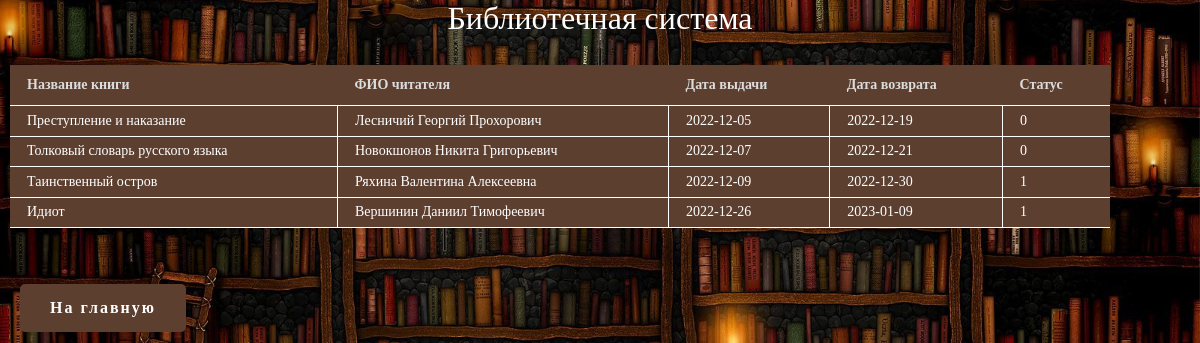
The page /allborrows.php on the database its author committed.
### tables this page shows
CREATE TABLE `borrows` (
  `borrow_id` INT NOT NULL AUTO_INCREMENT,
  `borrowdate` DATE NOT NULL,
  `returndate` DATE NOT NULL,
  `book_id` INT NOT NULL,
  `reader_id` INT NOT NULL,
  `status` BOOLEAN,
  PRIMARY KEY (`borrow_id`),
  CONSTRAINT `borrows_books_fk` FOREIGN KEY (`book_id`) REFERENCES `books` (`book_id`),
  CONSTRAINT `borrows_readers_fk` FOREIGN KEY (`reader_id`) REFERENCES `readers` (`reader_id`)
);

CREATE TABLE `books` (
  `book_id` INT NOT NULL AUTO_INCREMENT,
  `name` VARCHAR(100) NOT NULL,
  `year` INT NOT NULL,
  `pages` INT NOT NULL,
  `author_id` INT NOT NULL,
  `type_id` INT NOT NULL,
  `publisher_id` INT NOT NULL,
  `amount` INT NOT NULL,
  PRIMARY KEY (`book_id`),
  CONSTRAINT `books_authors_fk` FOREIGN KEY (`author_id`) REFERENCES `authors` (`author_id`),
  CONSTRAINT `books_types_fk` FOREIGN KEY (`type_id`) REFERENCES `types` (`type_id`),
  CONSTRAINT `books_publishers_fk` FOREIGN KEY (`publisher_id`) REFERENCES `publishers` (`publisher_id`)
);

CREATE TABLE `readers` (
  `reader_id` INT NOT NULL AUTO_INCREMENT,
  `name` VARCHAR(100),
  `phonenumber` VARCHAR(11),
  `email` VARCHAR(100),
  `dateofbirth` DATE,
  `login` VARCHAR(20) NOT NULL,
  `password` VARCHAR(20) NOT NULL,
  PRIMARY KEY (`reader_id`)
);

### allborrows.php (the view, shortened to what this page needs)
<html>
	<head>
		<link rel="stylesheet" href="button.css">
	</head>
	<center><font size="6" color="white" face="Palatino Linotype">Библиотечная система<br></font></center>
	<br>
	<body >
		<?php
		$db=mysqli_connect("localhost","root","") OR DIE(mysql_error());
		mysqli_select_db($db, "library");
		mysqli_query($db, "SET NAMES utf8");
		$result = mysqli_query($db, "SELECT b.name, r.name, bo.borrowdate, bo.returndate, status
        FROM books AS b, borrows AS bo, readers AS r
        WHERE b.book_id = bo.book_id AND r.reader_id = bo.reader_id")or die(mysqli_error($db));
		$a=mysqli_fetch_array($result);
		echo "<table class=table>";
		echo "<tr><th><b>Название книги</b></th><th><b>ФИО читателя</b></th><th><b>Дата выдачи</b></th><th><b>Дата возврата</b></th><th><b>Статус</b></th><tr>";
		do
		{
			$pole1=$a[0];
			$pole2=$a[1];
            $pole3=$a[2];
            $pole4=$a[3];
            $pole5=$a[4];
			echo "<tr><td>$pole1</td><td>$pole2</td><td>$pole3</td><td>$pole4</td><td>$pole5</td><tr>";
		} while ($a=mysqli_fetch_array($result));
		echo "</table>";
		?>
		<br>
		<br>
		<a class="aa" href="glav.php">На главную</a>
	</body>
</html>

### button.css (style rules this page uses)
body { padding: 0; margin:0; width: 100%; background-image: url("back.jpg"); background-attachment: fixed; background-position: center; background-repeat: no-repeat; background-size: cover; top: 0; left: 0; height: 100%; }
.aa { text-decoration: none; outline: none; display: inline-block; padding: 15px 30px; margin: 10px 20px; border-radius: 5px; box-shadow: 0 0 40px 40px #5d3f30 inset, 0 0 0 0 #5d3f30; font-family: "Palatino Linotype"; font-weight: bold; letter-spacing: 2px; color: white; transition: .15s ease-in-out; }
.table { font-family: "Palatino Linotype"; font-size: 14px; width: 1100px; text-align: left; border-collapse: collapse; background: #5d3f30; margin: 10px; }
.table th { color: #DCDCDC; border-bottom: 1px solid #FFFFFF; padding: 12px 17px; }
.table td { color: #FFFFFF; border-bottom: 1px solid #FFFFFF; border-right:1px solid #FFFFFF; padding: 7px 17px; }
.table td:last-child { border-right: none; }

### rows shown on the page
borrows: book.name "Преступление и наказание", reader.name "Лесничий Георгий Прохорович", borrowdate "2022-12-05", returndate "2022-12-19", status "0"
borrows: book.name "Толковый словарь русского языка", reader.name "Новокшонов Никита Григорьевич", borrowdate "2022-12-07", returndate "2022-12-21", status "0"
borrows: book.name "Таинственный остров", reader.name "Ряхина Валентина Алексеевна", borrowdate "2022-12-09", returndate "2022-12-30", status "1"
borrows: book.name "Идиот", reader.name "Вершинин Даниил Тимофеевич", borrowdate "2022-12-26", returndate "2023-01-09", status "1"
